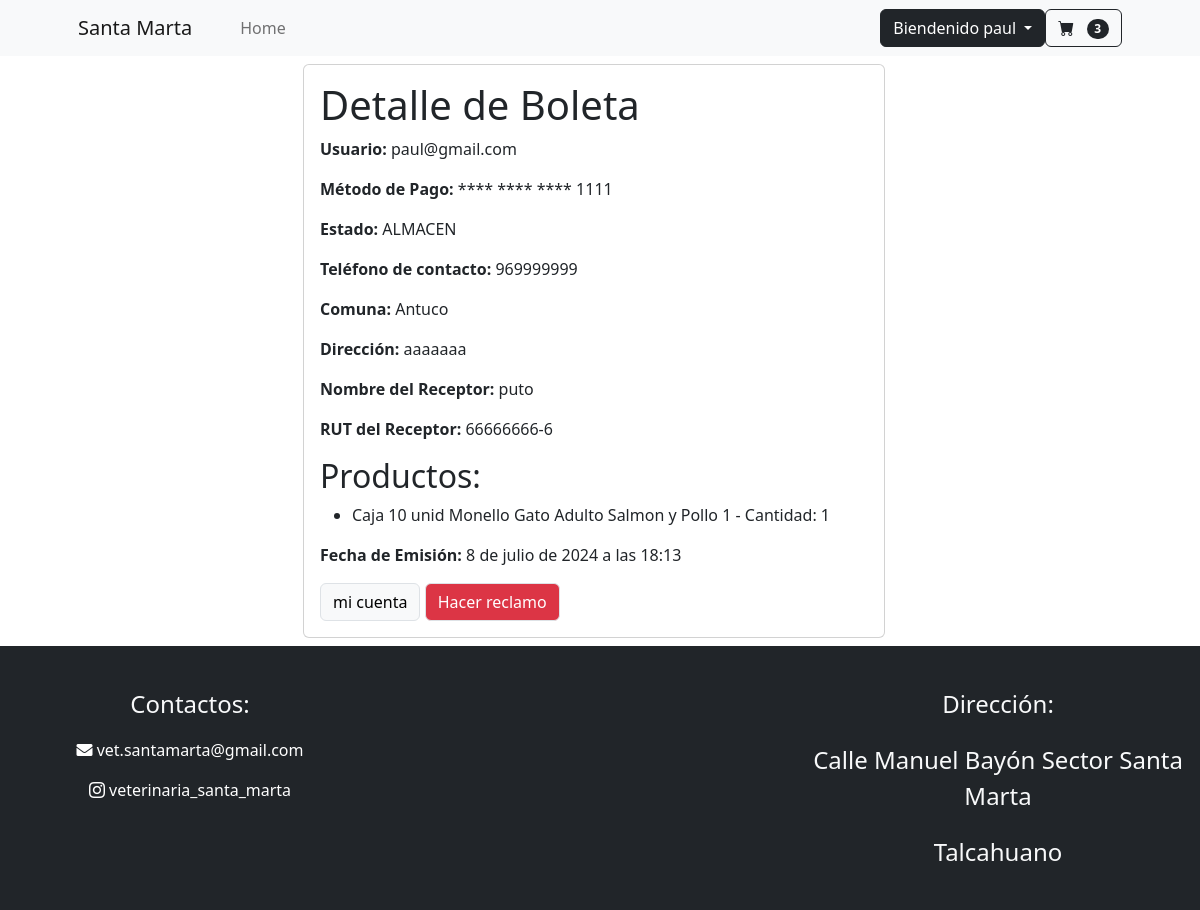
The page /ver_boleta/17 (signed in) on the database its author committed.
### mi_web/models.py (models this page shows, shortened)
class Usuario(AbstractBaseUser,PermissionsMixin):
    run = models.CharField( "rut" ,max_length=10 ,primary_key=True )
    correo = models.EmailField("correo", max_length=150 , unique=True)
    nombre = models.CharField("nombre", max_length=50)
    apellido = models.CharField("apellido", max_length=50)
    telefono= models.CharField("telefono", max_length=9)
    comuna= models.CharField("comuna", max_length=50)
    direccion= models.CharField("direccion", max_length=50)
    is_staff = models.BooleanField("empleado",default=False)
    is_superuser = models.BooleanField("superuser",default=False)
    es_baneado = models.BooleanField("baneado", default=False)
    USERNAME_FIELD="correo"
    objects=Usuariomanager()
    REQUIRED_FIELDS=["run","nombre","apellido","telefono","comuna","direccion"]

class CarritoDeCompras(models.Model):
    user = models.OneToOneField(Usuario, on_delete=models.CASCADE )
    productos = models.ManyToManyField(producto, through='ItemCarrito')
    is_active = models.BooleanField(default=True)
    @property
    def cant(self):
        itens = ItemCarrito.objects.filter(carrito=self.pk)
        return len(itens)

class Boleta(models.Model):
    user = models.ForeignKey('Usuario', verbose_name=("Usuario") ,on_delete=models.DO_NOTHING)
    carritoDeCompra =  models.ForeignKey(CarritoDeCompras,verbose_name=("CarritoDeCompra") , on_delete=models.DO_NOTHING)
    metodoDePago = models.ForeignKey(Tarjeta , verbose_name=("Tarjeta") ,on_delete=models.DO_NOTHING)
    estado = models.CharField("estado",max_length=20, choices=ESTADO_ENVIO,default="ALMACEN")
    telefono2 = models.CharField("telefono2", max_length=9)
    comuna2 = models.CharField("comuna2", max_length=50)
    direccion2 = models.CharField("direccion2", max_length=50)
    fecha_emision = models.DateTimeField("fecha_emision",auto_now_add=True)
    rut_receptor = models.CharField("RUT del Receptor", max_length=10)
    nombre_receptor = models.CharField("Nombre del Receptor", max_length=100)

class Tarjeta(models.Model):
    uusuario=models.ForeignKey("mi_web.Usuario", verbose_name=("usuario"), on_delete=models.CASCADE , null=True)
    tarjeta_de_credito = models.CharField("numero tarjeta", max_length=16, unique=True)
    fecha_de_vencimiento = models.CharField("fecha vencimiento", max_length=5)
    codigo_de_seguridad = models.CharField("cv",max_length=3)
    def __str__(self):
        numero_str = str(self.tarjeta_de_credito)
        return f'**** **** **** {numero_str[-4:]}'

class ProductoBoleta(models.Model):
    boleta = models.ForeignKey(Boleta, on_delete=models.CASCADE)
    producto = models.CharField("producto",max_length=50)
    cantidad = models.PositiveIntegerField()

### mi_web/views.py (the view)
# urls.py: path('ver_boleta/<id>',login_required(views.ver_boleta),name='ver_boleta'),
@login_required
def ver_boleta(request,id):
    boleta = get_object_or_404(Boleta, id=id)
    productos_boleta = ProductoBoleta.objects.filter(boleta=boleta)
    datos = {
        "boleta": boleta,
        "productos_boleta": productos_boleta
    }
    return render(request,'vet/ver_boleta.html',datos)

### mi_web/context_processors.py (called while the page is built)
def carrito(request:HttpRequest):
    if request.user.is_authenticated:
        carito = CarritoDeCompras.objects.get(user=request.user)
        return {"carrito":carito}
    return {}

### mi_web/templates/vet/ver_boleta.html (shortened to what this page needs)
{% extends "vet/base_p.html" %}
{% load static %}
{% load crispy_forms_tags %}
{% block contenido %}
<div class="row justify-content-center">
    <div class="col-12 col-md-6 m-2">
        <div class="card text-start">
            <div class="card-body">
                <h1>Detalle de Boleta</h1>
                <p><strong>Usuario:</strong> {{ boleta.user }}</p>
                <p><strong>Método de Pago:</strong> {{ boleta.metodoDePago }}</p>
                <p><strong>Estado:</strong> {{ boleta.estado }}</p>
                <p><strong>Teléfono de contacto:</strong> {{ boleta.telefono2 }}</p>
                <p><strong>Comuna:</strong> {{ boleta.comuna2 }}</p>
                <p><strong>Dirección:</strong> {{ boleta.direccion2 }}</p>
                <p><strong>Nombre del Receptor:</strong> {{ boleta.nombre_receptor }}</p>
                <p><strong>RUT del Receptor:</strong> {{ boleta.rut_receptor }}</p>
                <h2>Productos:</h2>
                <ul>
                    {% for producto_boleta in productos_boleta %}
                        <li>{{ producto_boleta.producto }} - Cantidad: {{ producto_boleta.cantidad }}</li>
                    {% endfor %}
                </ul>
                <p><strong>Fecha de Emisión:</strong> {{ boleta.fecha_emision }}</p>
                <a href='{% url "mi_cuenta" user.correo%}' role='button' class="btn btn-light border">mi cuenta</a>
                <a href='{% url "Crear_reclamo" boleta.id %}' role='button' class="btn btn-danger border">Hacer reclamo</a>
            </div>
        </div>
    </div>
</div>
{% endblock contenido %}

### mi_web/templates/vet/base_p.html (shortened to what this page needs)
{% load static %}
<!DOCTYPE html>
<html lang="en">
    <head>
        <link href="https://cdn.jsdelivr.net/npm/bootstrap-icons@1.7.0/font/bootstrap-icons.css" rel="stylesheet">
        <link rel="stylesheet" href="https://cdnjs.cloudflare.com/ajax/libs/font-awesome/5.15.4/css/all.min.css">
        <link href="https://cdn.jsdelivr.net/npm/bootstrap@5.3.3/dist/css/bootstrap.min.css" rel="stylesheet">
        <link rel="stylesheet" href= "{% static 'vet/css/home.css' %}">
    </head>
    <body>
        <header class="sticky-top">
        <nav class="navbar navbar-expand-lg navbar-light bg-light ">
            <div class="container px-4 px-lg-5">
                <a class="navbar-brand" href="{% url "index" %}" >Santa Marta</a>
                <div class="collapse navbar-collapse" id="navbarSupportedContent">
                    <ul class="navbar-nav me-auto mb-2 mb-lg-0 ms-lg-4">
                        <li class="nav-item">
                            <a class="nav-link" aria-current="page" href=" {% url "index" %}">Home</a>
                        </li>
                    </ul>
                    <form class="d-flex">
                        <div class="dropdown">
                            <a class="btn btn-dark dropdown-toggle" role="button" data-bs-toggle="dropdown"
                                aria-expanded="false">
                                {% if request.user.is_authenticated %}
                                Biendenido {{user.nombre}}
                                {% else %}
                                Iniciar sesión
                                {% endif %}
                            </a>
                        </div>
                    </form>
                    <form class="d-flex">
                        <a href=" {% url "ver_carrito" %}" class="btn btn-outline-dark" type="submit">
                            <i class="bi-cart-fill me-1"></i>
                            <span class="badge bg-dark text-white ms-1 rounded-pill">{{carrito.cant}}</span>
                        </a>
                    </form>
                </div>
            </div>
        </nav>
        </header>
        <main>
            {% block contenido %}
            {% endblock contenido %}
        </main>
        <footer class="row  py-4 bg-dark text-center">
            <div class="col-md-4 col-sm-12">
                <p class="text-light pt-3 fs-4">Contactos:</p>
                <p>
                    <a href="mailto:vet.santamarta@gmail.com" class="boton" style="text-decoration: none; color: #ffffff;">
                        <i class="fas fa-envelope" aria-current="page" style="cursor: pointer;"></i> vet.santamarta@gmail.com
                    </a>
                </p>
                <p>
                    <a href="https://www.instagram.com/veterinaria_santa_marta/" target="_blank" class="boton" style="text-decoration: none; color: #ffffff;">
                        <i class="bi bi-instagram" aria-current="page" style="cursor: pointer;"></i> veterinaria_santa_marta
                    </a>
                </p>
            </div>
            <div class="col-md-4 col-sm-12 imgrid d-flex justify-content-center">
            </div>
            <div class="col-md-4 col-sm-12">
                <p class="text-light pt-3 fs-4"> Dirección: </p>
                <p class="text-light pt-1 fs-4"> Calle Manuel Bayón Sector Santa Marta</p>
                <p class="text-light pt-1 fs-4">Talcahuano</p>
            </div>
        </footer>
    </body>
</html>

### rows shown on the page
Usuario: nombre "paul"
CarritoDeCompras: cant "3"
Boleta: user "paul@gmail.com", metodoDePago "**** **** **** 1111", estado "ALMACEN", telefono2 "969999999", comuna2 "Antuco", direccion2 "aaaaaaa", nombre_receptor "puto", rut_receptor "66666666-6", fecha_emision "8 de julio de 2024 a las 18:13"
ProductoBoleta: producto "Caja 10 unid Monello Gato Adulto Salmon y Pollo 1", cantidad "1"
